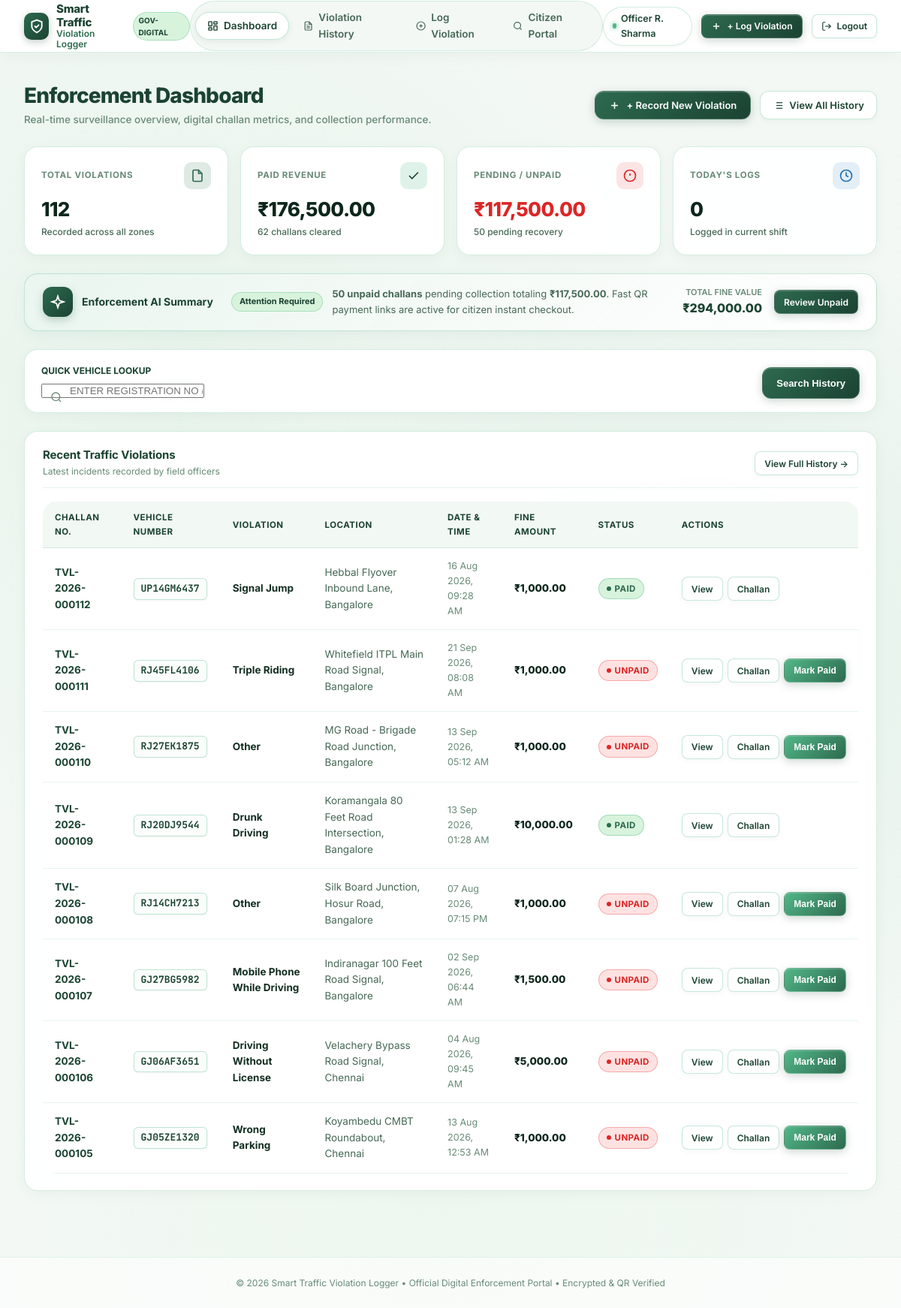
Page /dashboard (signed in) on the committed database.
### models.py (models this page shows, shortened)
class Violation(db.Model):
    __tablename__ = 'violations'
    id = db.Column(db.Integer, primary_key=True)
    challan_number = db.Column(db.String(32), unique=True, nullable=False, index=True)
    vehicle_number = db.Column(db.String(20), nullable=False, index=True)
    violation_type = db.Column(db.String(100), nullable=False)
    location = db.Column(db.String(200), nullable=False)
    violation_date = db.Column(db.DateTime, nullable=False, default=utc_now)
    fine_amount = db.Column(db.Float, nullable=False)
    payment_status = db.Column(db.String(20), nullable=False, default='Unpaid')
    officer_badge = db.Column(db.String(50), nullable=True)
    officer_name = db.Column(db.String(120), nullable=True)
    qr_filename = db.Column(db.String(255), nullable=True)
    notes = db.Column(db.Text, nullable=True)
    created_at = db.Column(db.DateTime, default=utc_now)
    updated_at = db.Column(db.DateTime, default=utc_now, onupdate=utc_now)
    @property
    def is_paid(self):
        return self.payment_status.strip().lower() == 'paid'
    @property
    def formatted_date(self):
        if self.violation_date:
            return self.violation_date.strftime('%d %b %Y, %I:%M %p')
        return 'N/A'
    @property
    def formatted_amount(self):
        return f"₹{self.fine_amount:,.2f}"

### app.py (the view)
    @app.route('/')
    @app.route('/dashboard')
    @login_required
    def dashboard():
        total_violations = Violation.query.count()
        paid_count = Violation.query.filter_by(payment_status='Paid').count()
        unpaid_count = Violation.query.filter_by(payment_status='Unpaid').count()
        total_amount = db.session.query(db.func.sum(Violation.fine_amount)).scalar() or 0.0
        paid_amount = (
            db.session.query(db.func.sum(Violation.fine_amount))
            .filter_by(payment_status='Paid')
            .scalar() or 0.0
        )
        unpaid_amount = (
            db.session.query(db.func.sum(Violation.fine_amount))
            .filter_by(payment_status='Unpaid')
            .scalar() or 0.0
        )
        today_start = datetime.combine(date.today(), datetime.min.time())
        today_violations = Violation.query.filter(Violation.violation_date >= today_start).count()
        recent_violations = (
            Violation.query.order_by(Violation.id.desc())
            .limit(8)
            .all()
        )
        return render_template(
            'dashboard.html',
            total_violations=total_violations,
            paid_count=paid_count,
            unpaid_count=unpaid_count,
            total_amount=total_amount,
            paid_amount=paid_amount,
            unpaid_amount=unpaid_amount,
            today_violations=today_violations,
            recent_violations=recent_violations
        )

### templates/dashboard.html (shortened to what this page needs)
{% extends "base.html" %}
{% block content %}
<div class="page-container">
  <div class="page-header">
    <div class="page-header-info">
      <h1 class="page-title">Enforcement Dashboard</h1>
      <p class="page-subtitle">Real-time surveillance overview, digital challan metrics, and collection performance.</p>
    </div>
    <div class="page-header-actions">
      <a href="{{ url_for('add_violation') }}" class="btn-primary">
        <svg width="15" height="15" viewBox="0 0 24 24" fill="none" stroke="currentColor" stroke-width="2.5">
          <line x1="12" y1="5" x2="12" y2="19"/>
          <line x1="5" y1="12" x2="19" y2="12"/>
        </svg>
        + Record New Violation
      </a>
      <a href="{{ url_for('violations') }}" class="btn-secondary">
        View All History
      </a>
    </div>
  </div>
  <div class="stats-grid">
    <div class="stat-card">
      <div class="stat-card-top">
        <span class="stat-label">TOTAL VIOLATIONS</span>
        <div class="stat-card-icon stat-card-icon--emerald">
          <svg width="18" height="18" viewBox="0 0 24 24" fill="none" stroke="currentColor" stroke-width="2.2">
            <path d="M14 2H6a2 2 0 0 0-2 2v16a2 2 0 0 0 2 2h12a2 2 0 0 0 2-2V8z"/>
            <polyline points="14 2 14 8 20 8"/>
          </svg>
        </div>
      </div>
      <div class="stat-card-body">
        <div class="stat-value">{{ total_violations }}</div>
        <div class="stat-sub">Recorded across all zones</div>
      </div>
    </div>
    <div class="stat-card">
      <div class="stat-card-top">
        <span class="stat-label">PAID REVENUE</span>
        <div class="stat-card-icon stat-card-icon--green">
          <svg width="18" height="18" viewBox="0 0 24 24" fill="none" stroke="currentColor" stroke-width="2.2">
            <polyline points="20 6 9 17 4 12"/>
          </svg>
        </div>
      </div>
      <div class="stat-card-body">
        <div class="stat-value">₹{{ "{:,.2f}".format(paid_amount) }}</div>
        <div class="stat-sub">{{ paid_count }} challans cleared</div>
      </div>
    </div>
    <div class="stat-card">
      <div class="stat-card-top">
        <span class="stat-label">PENDING / UNPAID</span>
        <div class="stat-card-icon stat-card-icon--red">
          <svg width="18" height="18" viewBox="0 0 24 24" fill="none" stroke="currentColor" stroke-width="2.2">
            <circle cx="12" cy="12" r="10"/>
            <line x1="12" y1="8" x2="12" y2="12"/>
            <line x1="12" y1="16" x2="12.01" y2="16"/>
          </svg>
        </div>
      </div>
      <div class="stat-card-body">
        <div class="stat-value" style="color: var(--color-danger);">₹{{ "{:,.2f}".format(unpaid_amount) }}</div>
        <div class="stat-sub">{{ unpaid_count }} pending recovery</div>
      </div>
    </div>
    <div class="stat-card">
      <div class="stat-card-top">
        <span class="stat-label">TODAY'S LOGS</span>
        <div class="stat-card-icon stat-card-icon--blue">
          <svg width="18" height="18" viewBox="0 0 24 24" fill="none" stroke="currentColor" stroke-width="2.2">
            <circle cx="12" cy="12" r="10"/>
            <polyline points="12 6 12 12 16 14"/>
          </svg>
        </div>
      </div>
      <div class="stat-card-body">
        <div class="stat-value">{{ today_violations }}</div>
        <div class="stat-sub">Logged in current shift</div>
      </div>
    </div>
  </div>
  <div class="eb-ai-banner">
    <div class="eb-ai-banner-left">
      <div class="eb-ai-banner-icon">
        <svg width="20" height="20" viewBox="0 0 24 24" fill="none" stroke="currentColor" stroke-width="2.2">
          <path d="m12 3-1.9 5.8a2 2 0 0 1-1.3 1.3L3 12l5.8 1.9a2 2 0 0 1 1.3 1.3L12 21l1.9-5.8a2 2 0 0 1 1.3-1.3L21 12l-5.8-1.9a2 2 0 0 1-1.3-1.3Z"/>
        </svg>
      </div>
      <span class="eb-ai-banner-label">Enforcement AI Summary</span>
    </div>
    <div class="eb-ai-banner-center">
      <span class="eb-ai-banner-badge">
        {% if unpaid_count > 0 %}Attention Required{% else %}Optimal Compliance{% endif %}
      </span>
      <p class="eb-ai-banner-desc">
        {% if unpaid_count > 0 %}
          <strong>{{ unpaid_count }} unpaid challans</strong> pending collection totaling <strong>₹{{ "{:,.2f}".format(unpaid_amount) }}</strong>. Fast QR payment links are active for citizen instant checkout.
        {% else %}
          100% fine clearance rate achieved across current recorded traffic offenses.
        {% endif %}
      </p>
    </div>
    <div class="eb-ai-banner-right">
      <div class="eb-ai-forecast-block">
        <span class="eb-ai-forecast-label">Total Fine Value</span>
        <span class="eb-ai-forecast-value">₹{{ "{:,.2f}".format(total_amount) }}</span>
      </div>
      <a href="{{ url_for('violations', status='Unpaid') }}" class="btn-primary btn-sm">Review Unpaid</a>
    </div>
  </div>
  <div class="search-filter-card">
    <form action="{{ url_for('violations') }}" method="GET" class="search-filter-form">
      <div class="search-field">
        <label for="quick_vehicle" style="display: block; font-size: 12px; font-weight: 700; color: var(--eb-forest); margin-bottom: 6px; text-transform: uppercase;">
          Quick Vehicle Lookup
        </label>
        <div style="position: relative;">
          <input type="text" id="quick_vehicle" name="vehicle" placeholder="Enter Registration No (e.g. TN38AB1234)" style="text-transform: uppercase; padding-left: 36px;">
          <svg width="16" height="16" viewBox="0 0 24 24" fill="none" stroke="currentColor" stroke-width="2" style="position: absolute; left: 12px; top: 12px; color: var(--eb-text-subtle);">
            <circle cx="11" cy="11" r="8"/>
            <line x1="21" y1="21" x2="16.65" y2="16.65"/>
          </svg>
        </div>
      </div>
      <div>
        <button type="submit" class="btn-primary" style="height: 42px;">
          Search History
        </button>
      </div>
    </form>
  </div>
  <div class="card">
    <div class="card-header-bar">
      <div>
        <h3 class="card-header-title">Recent Traffic Violations</h3>
        <p style="font-size: 12px; color: var(--eb-text-subtle); margin-top: 2px;">Latest incidents recorded by field officers</p>
      </div>
      <a href="{{ url_for('violations') }}" class="btn-secondary btn-sm">View Full History &rarr;</a>
    </div>
    {% if recent_violations %}
      <div class="table-responsive">
        <table class="eb-table">
          <thead>
            <tr>
              <th>Challan No.</th>
              <th>Vehicle Number</th>
              <th>Violation</th>
              <th>Location</th>
              <th>Date &amp; Time</th>
              <th>Fine Amount</th>
              <th>Status</th>
              <th>Actions</th>
            </tr>
          </thead>
          <tbody>
            {% for v in recent_violations %}
              <tr>
                <td>
                  <a href="{{ url_for('violation_detail', id=v.id) }}" style="font-weight: 700; color: var(--eb-forest); text-decoration: none;">
                    {{ v.challan_number }}
                  </a>
                </td>
                <td>
                  <span class="vehicle-plate">{{ v.vehicle_number }}</span>
                </td>
                <td>
                  <strong>{{ v.violation_type }}</strong>
                </td>
                <td style="color: var(--eb-text-muted);">
                  {{ v.location }}
                </td>
                <td style="color: var(--eb-text-subtle); font-size: 12.5px;">
                  {{ v.formatted_date }}
                </td>
                <td style="font-weight: 800; color: var(--eb-deep-forest);">
                  {{ v.formatted_amount }}
                </td>
                <td>
                  {% if v.is_paid %}
                    <span class="badge badge--paid">
                      <span class="badge-dot"></span> Paid
                    </span>
                  {% else %}
                    <span class="badge badge--unpaid">
                      <span class="badge-dot"></span> Unpaid
                    </span>
                  {% endif %}
                </td>
                <td>
                  <div class="actions-cell">
                    <a href="{{ url_for('violation_detail', id=v.id) }}" class="btn-secondary btn-sm" title="View Details">
                      View
                    </a>
                    <a href="{{ url_for('challan_view', id=v.id) }}" class="btn-secondary btn-sm" title="Digital Challan">
                      Challan
                    </a>
                    {% if not v.is_paid %}
                      <form action="{{ url_for('mark_paid', id=v.id) }}" method="POST" style="display:inline;">
                        <button type="submit" class="btn-primary btn-sm" style="background: linear-gradient(135deg, var(--eb-mint) 0%, var(--eb-emerald) 100%);" title="Mark as Paid">
                          Mark Paid
                        </button>
                      </form>
                    {% endif %}
                  </div>
                </td>
              </tr>
            {% endfor %}
          </tbody>
        </table>
      </div>
    {% endif %}
  </div>
</div>
{% endblock %}

### rows in the picture
Violation: challan_number "TVL-2026-000112", vehicle_number "UP14GM6437", violation_type "Signal Jump", location "Hebbal Flyover Inbound Lane, Bangalore", formatted_date "16 Aug 2026, 09:28 AM", formatted_amount "₹1,000.00", payment_status "Paid" (drawn)
Violation: challan_number "TVL-2026-000111", vehicle_number "RJ45FL4106", violation_type "Triple Riding", location "Whitefield ITPL Main Road Signal, Bangalore", formatted_date "21 Sep 2026, 08:08 AM", formatted_amount "₹1,000.00", payment_status "Unpaid" (drawn)
Violation: challan_number "TVL-2026-000110", vehicle_number "RJ27EK1875", violation_type "Other", location "MG Road - Brigade Road Junction, Bangalore", formatted_date "13 Sep 2026, 05:12 AM", formatted_amount "₹1,000.00", payment_status "Unpaid" (drawn)
Violation: challan_number "TVL-2026-000109", vehicle_number "RJ20DJ9544", violation_type "Drunk Driving", location "Koramangala 80 Feet Road Intersection, Bangalore", formatted_date "13 Sep 2026, 01:28 AM", formatted_amount "₹10,000.00", payment_status "Paid" (drawn)
Violation: challan_number "TVL-2026-000108", vehicle_number "RJ14CH7213", violation_type "Other", location "Silk Board Junction, Hosur Road, Bangalore", formatted_date "07 Aug 2026, 07:15 PM", formatted_amount "₹1,000.00", payment_status "Unpaid" (drawn)
Violation: challan_number "TVL-2026-000107", vehicle_number "GJ27BG5982", violation_type "Mobile Phone While Driving", location "Indiranagar 100 Feet Road Signal, Bangalore", formatted_date "02 Sep 2026, 06:44 AM", formatted_amount "₹1,500.00", payment_status "Unpaid" (drawn)
Violation: challan_number "TVL-2026-000106", vehicle_number "GJ06AF3651", violation_type "Driving Without License", location "Velachery Bypass Road Signal, Chennai", formatted_date "04 Aug 2026, 09:45 AM", formatted_amount "₹5,000.00", payment_status "Unpaid" (drawn)
Violation: challan_number "TVL-2026-000105", vehicle_number "GJ05ZE1320", violation_type "Wrong Parking", location "Koyambedu CMBT Roundabout, Chennai", formatted_date "13 Aug 2026, 12:53 AM", formatted_amount "₹1,000.00", payment_status "Unpaid" (drawn)

### other values in the picture
{{ session.get('officer_name', 'Officer') }} "Officer R. Sharma"
{{ total_violations }} "112"
{{ "{:,.2f}".format(paid_amount) }} "176,500.00"
{{ paid_count }} "62"
{{ "{:,.2f}".format(unpaid_amount) }} "117,500.00"
{{ unpaid_count }} "50"
{{ today_violations }} "0"
{{ "{:,.2f}".format(total_amount) }} "294,000.00"
